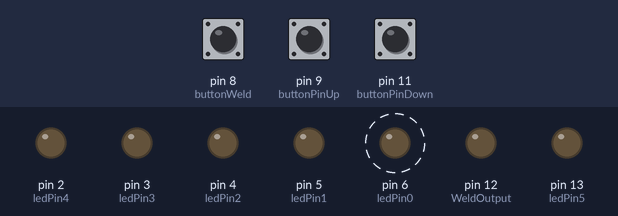
The sketch below on a simulated Arduino Uno, built with avr-gcc and run on an emulated ATmega328P. On the bench: output pins drawn as LEDs (lit = HIGH). Dashed ring = blinking. The test bench sets the inputs (shaded band); at power-on: pin 8 (buttonWeld) LOW, pin 11 (buttonPinDown) LOW, pin 9 (buttonPinUp) LOW. What the sketch prints to the serial monitor is not drawn.

Above: at 1.25 s.
1.3 s: pin 8 (buttonWeld) pulled HIGH for 0.15 s
At 2.02 s:
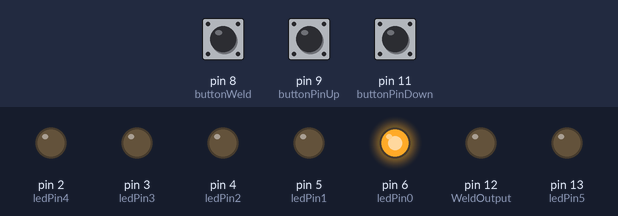
4.3 s: pin 8 (buttonWeld) pulled HIGH for 1 s
At 5.12 s:
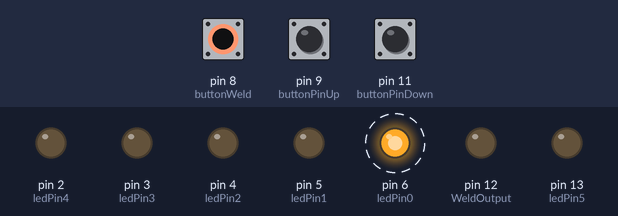
7.3 s: pin 11 (buttonPinDown) pulled HIGH for 0.15 s
At 7.9 s:
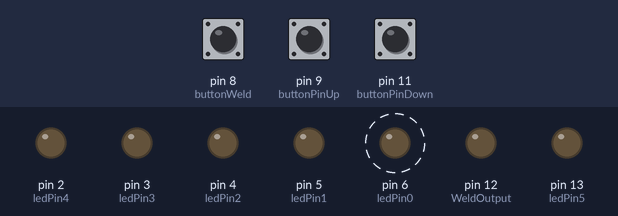
10.3 s: pin 9 (buttonPinUp) pulled HIGH for 0.15 s
At 10.55 s:
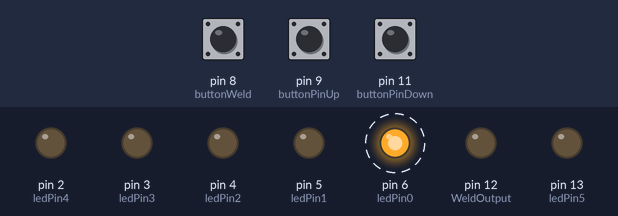
Timing chart, 0 to 14.3 s (numbered marks = the images above; inputs shaded):
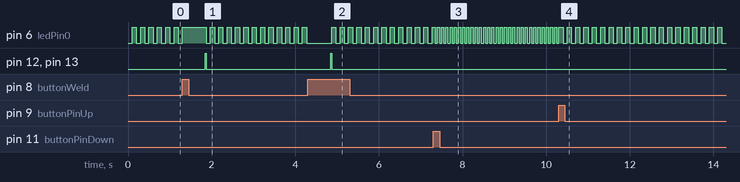

The sketch:

Spot_Welder.ino
```cpp
/*
  Debounce

  Each time the input pin goes from LOW to HIGH (e.g. because of a push-button
  press), the output pin is toggled from LOW to HIGH or HIGH to LOW. There's a
  minimum delay between toggles to debounce the circuit (i.e. to ignore noise).

  The circuit:
  - LED attached from pin 13 to ground through 220 ohm resistor
  - pushbutton attached from pin 2 to +5V
  - 10 kilohm resistor attached from pin 2 to ground
*/

// constants won't change. They're used here to set pin numbers:
const int buttonPinUp = 9;       // the number of the pushbutton pin
const int buttonPinDown = 11;    // the number of the pushbutton pin
const int buttonWeld = 8;    // the number of the pushbutton pin

//OutPut
const int ledPin4 = 2;      // the number of the LED pin
const int ledPin3 = 3;      // the number of the LED pin
const int ledPin2 = 4;      // the number of the LED pin
const int ledPin1 = 5;      // the number of the LED pin
const int ledPin0 = 6;      // the number of the LED pin
const int ledPin5 = 13;      // the number of the LED pin
const int WeldOutput = 12;      // the number of the LED pin

// Variables will change:
bool ledState0 = LOW;         // the current state of the output pin
bool ledState1 = LOW;         // the current state of the output pin
bool ledState2 = LOW;         // the current state of the output pin
bool ledState3 = LOW;         // the current state of the output pin
bool ledState4 = LOW;         // the current state of the output pin
bool ledState5 = LOW;         // the current state of the output pin
bool weld = LOW;
int buttonStateUp = LOW;             // the current readButtonUp from the input pin
int buttonStateDown = LOW;             // the current buttonStateDown from the input pin
int buttonStateWeld = LOW;             // the current buttonStateWeld from the input pin
int lastButtonStateUp = LOW;   // the previous readButtonUp from the input pin
int lastButtonStateDown = LOW;   // the previous buttonStateDown from the input pin
int lastButtonStateWeld = LOW;   // the previous buttonStateWeld from the input pin
long WeldTimer = 20000;

// the following variables are unsigned longs because the time, measured in
// milliseconds, will quickly become a bigger number than can be stored in an int.
unsigned long lastDebounceTime = 0;  // the last time the output pin was toggled
unsigned long debounceDelay = 50;    // the debounce time; increase if the output flickers
unsigned long LedBlinkDelay = 0;  // the last time the output pin was toggled
unsigned long LedBlinkLast = 0;  // the last time the output pin was toggled


//LED update function

void update_led(void) {
  digitalWrite(ledPin0, ledState0);
  digitalWrite(ledPin1, ledState1);
  digitalWrite(ledPin2, ledState2);
  digitalWrite(ledPin3, ledState3);
  digitalWrite(ledPin4, ledState4);
}
void setup() {
  pinMode(buttonPinUp, INPUT);
  pinMode(buttonPinDown, INPUT);
  pinMode(buttonWeld, INPUT);
  pinMode(ledPin0, OUTPUT);
  pinMode(ledPin1, OUTPUT);
  pinMode(ledPin2, OUTPUT);
  pinMode(ledPin3, OUTPUT);
  pinMode(ledPin4, OUTPUT);
  pinMode(ledPin5, OUTPUT);
  pinMode(WeldOutput, OUTPUT);

  // set initial LED state
  update_led();
  digitalWrite(ledPin5, ledState5);

  Serial.begin(115200);

  // prints title with ending line break
  Serial.print("ASCII Table ~ Character Map");

  lastDebounceTime = millis();
}


void loop() {

  // read the state of the switch into a local variable:
  int readButtonUp   = digitalRead(buttonPinUp);
  int readButtonDown = digitalRead(buttonPinDown);
  int readButtonWeld = digitalRead(buttonWeld);

  // check to see if you just pressed the button
  // (i.e. the input went from LOW to HIGH), and you've waited long enough
  // since the last press to ignore any noise:

  // If the switch changed, due to noise or pressing:
  if ((readButtonUp != lastButtonStateUp) || (readButtonDown != lastButtonStateDown) || (readButtonWeld != lastButtonStateWeld)) {
    // reset the debouncing timer
    lastDebounceTime = millis();
  }

  if ((millis() - lastDebounceTime) > debounceDelay) {
    // whatever the readButtonUp is at, it's been there for longer than the debounce
    // delay, so take it as the actual current state:
    // if the buttonStateUp state has changed:
    if (readButtonUp != buttonStateUp) {
//      Serial.print("\nUp\n");
      buttonStateUp = readButtonUp;
      // only update timer if the new button state is HIGH
      if (buttonStateUp == HIGH) {
        WeldTimer += 10000;
        if(WeldTimer > 500000){
          WeldTimer = 500000;
        }
//        Serial.print(WeldTimer);
//        lastButtonStateUp = readButtonUp;
      }
    }

    // if the buttonStateDown state has changed:
    if (readButtonDown != buttonStateDown) {
//      Serial.print("\nDown\n");
      buttonStateDown = readButtonDown;
      // only update timer if the new button state is HIGH
      if (buttonStateDown == HIGH) {
        WeldTimer -= 10000;
        if(WeldTimer < 10000){
          WeldTimer = 10000;
        }
//        Serial.print(WeldTimer);
      }
    }

    // if the buttonStateWeld state has changed:
    if (readButtonWeld != buttonStateWeld) {
//      Serial.print("\nWeld\n");
      buttonStateWeld = readButtonWeld;
      // only update timer if the new button state is HIGH
      if (buttonStateWeld == HIGH) {
        weld = HIGH;
      }
    }
  }

  // set the LED:
  LedBlinkDelay = millis();
  if((WeldTimer >= 10000) && (WeldTimer <= 100000)){
    if(LedBlinkDelay - LedBlinkLast >=  (WeldTimer/200)){
      ledState0 = !ledState0;
      ledState1 = LOW;
      ledState2 = LOW;
      ledState3 = LOW;
      ledState4 = LOW;
      update_led();

      LedBlinkLast = millis();
    }
  }else if((WeldTimer >= 100000) && (WeldTimer <= 200000)){
    if(LedBlinkDelay - LedBlinkLast >=  ((WeldTimer- 100000)/200)){
      ledState0 = HIGH;
      ledState1 = !ledState1;
      ledState2 = LOW;
      ledState3 = LOW;
      ledState4 = LOW;

      update_led();
      LedBlinkLast = millis();
    }
  }else if((WeldTimer >= 200000) && (WeldTimer <= 300000)){
    if(LedBlinkDelay - LedBlinkLast >=  ((WeldTimer- 200000)/200)){
      ledState0 = HIGH;
      ledState1 = HIGH;
      ledState2 = !ledState2;
      ledState3 = LOW;
      ledState4 = LOW;

      update_led();
      LedBlinkLast = millis();
    }
  }else if((WeldTimer >= 300000) && (WeldTimer <= 400000)){
    if(LedBlinkDelay - LedBlinkLast >=  ((WeldTimer- 300000)/200)){
      ledState0 = HIGH;
      ledState1 = HIGH;
      ledState2 = HIGH;
      ledState3 = !ledState3;
      ledState4 = LOW;

      update_led();
      LedBlinkLast = millis();
    }
  }else if((WeldTimer >= 400000) && (WeldTimer <= 500000)){
    if(LedBlinkDelay - LedBlinkLast >=  ((WeldTimer- 400000)/200)){
      ledState0 = HIGH;
      ledState1 = HIGH;
      ledState2 = HIGH;
      ledState3 = HIGH;
      ledState4 = !ledState4;
      update_led();
      LedBlinkLast = millis();
    }
  }

  if(weld == HIGH) {
    delay(500);
    digitalWrite(WeldOutput, HIGH);
    digitalWrite(ledPin5, HIGH);
    delay((WeldTimer/1000));
    digitalWrite(WeldOutput, LOW);
    digitalWrite(ledPin5, LOW);
    weld = LOW;
  }


  // save the readButtonUp. Next time through the loop, it'll be the lastButtonStateUp:
  lastButtonStateUp = readButtonUp;
  lastButtonStateDown = readButtonDown;
  lastButtonStateWeld = readButtonWeld;
}
```

Measured:
- after the input at 1.3 s, pin 12 (WeldOutput), pin 13 (ledPin5): LOW → HIGH after 0.55 s, → LOW 0.02 s later
- after the input at 4.3 s, pin 12 (WeldOutput), pin 13 (ledPin5): LOW → HIGH after 0.55 s, → LOW 0.02 s later
- after the input at 7.3 s, pin 6 (ledPin0): alternates HIGH for 0.05 s and LOW for 0.05 s, starting after 0.10 s
- after the input at 10.3 s, pin 6 (ledPin0): alternates HIGH for 0.10 s and LOW for 0.10 s, starting after 0.10 s
- by itself, pin 6 (ledPin0): alternates HIGH for 0.10 s and LOW for 0.10 s
